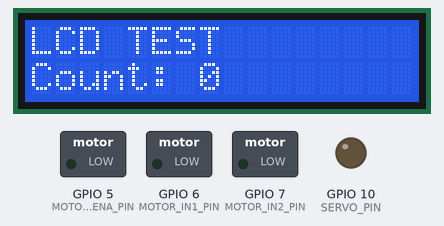
Recording of a program running on a simulated ESP32-S3. Parts: 16×2 character LCD, switched loads named in the program (green lamp = pin HIGH), output pins drawn as LEDs (lit = HIGH). What the program prints to the serial monitor is not drawn.

Above: at 1.4 s.
At 5.5 s:
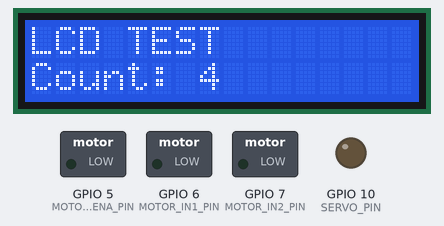
At 10.7 s:
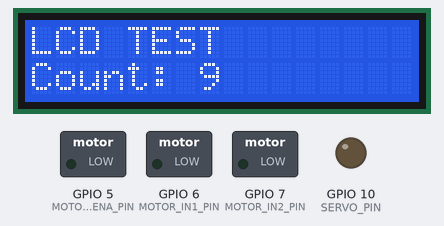
At 20.0 s:
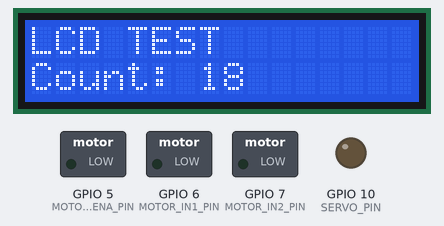
At 29.2 s:
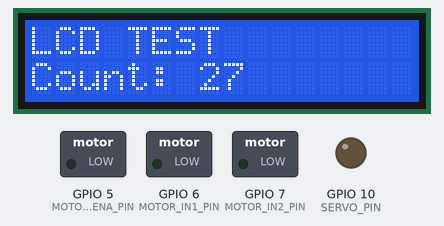
At 38.5 s:
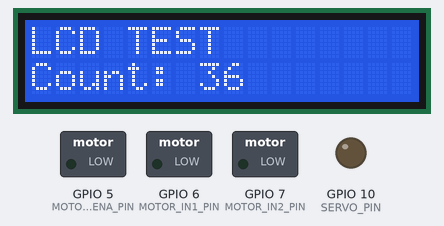

The program:

main.cpp
```cpp
#include <Arduino.h>
#include <Wire.h>
#include <LiquidCrystal_I2C.h>

constexpr uint32_t SERIAL_BAUD = 115200;

constexpr uint8_t I2C_SDA_PIN = 8;
constexpr uint8_t I2C_SCL_PIN = 9;

constexpr uint8_t LCD_ADDRESS = 0x27;
constexpr uint8_t LCD_FALLBACK_ADDRESS = 0x3F;
constexpr uint8_t LCD_COLUMNS = 16;
constexpr uint8_t LCD_ROWS = 2;

constexpr uint8_t MOTOR_ENA_PIN = 5;
constexpr uint8_t MOTOR_IN1_PIN = 6;
constexpr uint8_t MOTOR_IN2_PIN = 7;
constexpr uint8_t SERVO_PIN = 10;

uint8_t detectedAddresses[16];
uint8_t detectedAddressCount = 0;
uint8_t activeLcdAddress = LCD_ADDRESS;
LiquidCrystal_I2C *lcd = nullptr;

void setMotorSafelyOff() {
  pinMode(MOTOR_IN1_PIN, OUTPUT);
  pinMode(MOTOR_IN2_PIN, OUTPUT);
  pinMode(MOTOR_ENA_PIN, OUTPUT);

  digitalWrite(MOTOR_IN1_PIN, LOW);
  digitalWrite(MOTOR_IN2_PIN, LOW);
  digitalWrite(MOTOR_ENA_PIN, LOW);
  analogWrite(MOTOR_ENA_PIN, 0);
}

void holdServoSignalLow() {
  pinMode(SERVO_PIN, OUTPUT);
  digitalWrite(SERVO_PIN, LOW);
}

void printHexAddress(uint8_t address) {
  Serial.print("0x");
  if (address < 16) {
    Serial.print('0');
  }
  Serial.print(address, HEX);
}

bool addressWasDetected(uint8_t address) {
  for (uint8_t index = 0; index < detectedAddressCount; index++) {
    if (detectedAddresses[index] == address) {
      return true;
    }
  }

  return false;
}

uint8_t chooseLcdAddress() {
  if (addressWasDetected(LCD_ADDRESS)) {
    return LCD_ADDRESS;
  }

  if (addressWasDetected(LCD_FALLBACK_ADDRESS)) {
    return LCD_FALLBACK_ADDRESS;
  }

  if (detectedAddressCount > 0) {
    return detectedAddresses[0];
  }

  return LCD_ADDRESS;
}

void scanI2CBus() {
  detectedAddressCount = 0;

  Serial.println();
  Serial.println("Scanning I2C bus...");

  for (uint8_t address = 1; address < 127; address++) {
    Wire.beginTransmission(address);
    uint8_t error = Wire.endTransmission();

    if (error == 0) {
      if (detectedAddressCount < sizeof(detectedAddresses)) {
        detectedAddresses[detectedAddressCount] = address;
        detectedAddressCount++;
      }

      Serial.print("I2C device found at ");
      printHexAddress(address);
      Serial.println();
    } else if (error == 4) {
      Serial.print("Unknown I2C error at ");
      printHexAddress(address);
      Serial.println();
    }
  }

  if (detectedAddressCount == 0) {
    Serial.println("No I2C devices found.");
    Serial.println("Check LCD VCC, GND, SDA=GPIO8, SCL=GPIO9, and common ground.");
  } else {
    Serial.print("I2C scan complete. Devices found: ");
    Serial.println(detectedAddressCount);
  }

  if (addressWasDetected(LCD_ADDRESS)) {
    Serial.println("LCD address 0x27 detected.");
  } else if (addressWasDetected(LCD_FALLBACK_ADDRESS)) {
    Serial.println("LCD address 0x3F detected.");
  } else {
    Serial.println("LCD address 0x27 was not detected.");
  }
}

void initializeLcd(uint8_t address) {
  activeLcdAddress = address;
  lcd = new LiquidCrystal_I2C(activeLcdAddress, LCD_COLUMNS, LCD_ROWS);

  Serial.print("Initializing LCD at ");
  printHexAddress(activeLcdAddress);
  Serial.println("...");

  lcd->init();
  lcd->backlight();
  delay(200);
  lcd->clear();
  lcd->setCursor(0, 0);
  lcd->print("LCD TEST");
  lcd->setCursor(0, 1);
  lcd->print("Addr ");
  lcd->print("0x");
  if (activeLcdAddress < 16) {
    lcd->print('0');
  }
  lcd->print(activeLcdAddress, HEX);

  Serial.println("If the LCD is lit but text is invisible, adjust the small contrast screw on the I2C backpack.");
}

void setup() {
  Serial.begin(SERIAL_BAUD);
  delay(1000);

  Serial.println();
  Serial.println("ESP32-S3 safe hardware test");
  Serial.println("Motor test disabled. LCD test only.");

  setMotorSafelyOff();
  holdServoSignalLow();
  Serial.println("Motor pins set LOW and PWM set to 0.");
  Serial.println("Servo pin held LOW; servo is not attached or moved.");

  Wire.begin(I2C_SDA_PIN, I2C_SCL_PIN);
  Serial.println("I2C started with Wire.begin(8, 9).");

  scanI2CBus();

  initializeLcd(chooseLcdAddress());
}

void loop() {
  static uint32_t counter = 0;

  setMotorSafelyOff();

  if (lcd != nullptr) {
    lcd->setCursor(0, 0);
    lcd->print("LCD TEST        ");
    lcd->setCursor(0, 1);
    lcd->print("Count: ");
    lcd->print(counter);
    lcd->print("        ");
  }

  Serial.print("LCD TEST counter: ");
  Serial.println(counter);

  counter++;
  delay(1000);
}
```

Measured:
- what the display in image 0 shows lasts 1.1 s, from 1.3 s to 2.4 s
